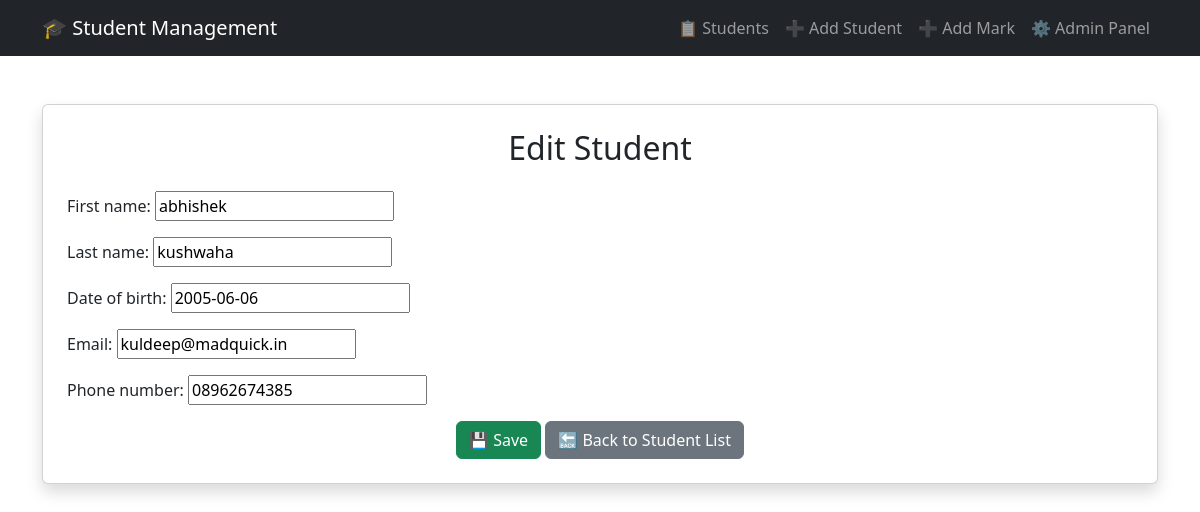
The app's page /student/2/edit/ with its own data.
### records/models.py (models this page shows, shortened)
class Student(models.Model):
 first_name = models.CharField(max_length=100)
 last_name = models.CharField(max_length=100)
 date_of_birth = models.DateField()
 email = models.EmailField(unique=True)
 phone_number = models.CharField(max_length=15, blank=True, null=True)
 class Meta:
  verbose_name_plural = 'Students'

### records/views.py (the view, shortened to what this page needs)
# urls.py: path('student/<int:pk>/edit/', views.StudentUpdateView.as_view(), name='student_edit'),
class StudentUpdateView(UpdateView):
 model = Student
 form_class = StudentForm
 template_name = 'records/student_form.html'
 success_url = reverse_lazy('student_list')

### records/forms.py
class StudentForm(forms.ModelForm):
 class Meta:
  model = Student
  fields = ['first_name', 'last_name', 'date_of_birth', 'email','phone_number']

### templates/records/student_form.html (shortened to what this page needs)
<!DOCTYPE html>
<html lang="en">
<head>
    <link rel="stylesheet" href="https://cdn.jsdelivr.net/npm/bootstrap@5.3.0/dist/css/bootstrap.min.css">
</head>
<body>
    <header>
        <nav class="navbar navbar-expand-lg navbar-dark bg-dark">
            <div class="container">
                <a class="navbar-brand" href="{% url 'student_list' %}">🎓 Student Management</a>
                <div class="collapse navbar-collapse" id="navbarNav">
                    <ul class="navbar-nav ms-auto">
                        <li class="nav-item"><a class="nav-link" href="{% url 'student_list' %}">📋 Students</a></li>
                        <li class="nav-item"><a class="nav-link" href="{% url 'student_create' %}">➕ Add Student</a></li>
                        <li class="nav-item"><a class="nav-link" href="{% url 'mark_create' %}">➕ Add Mark</a></li>
                        <li class="nav-item"><a class="nav-link" href="{% url 'admin:index' %}">⚙ Admin Panel</a></li>
                    </ul>
                </div>
            </div>
        </nav>
    </header>
    <div class="container mt-5">
        <div class="card shadow p-4">
            <h2 class="text-center">{% if form.instance.pk %}Edit{% else %}Create{% endif %} Student</h2>
            <form method="POST" class="mt-3">
                <div class="mb-3">
                    {{ form.as_p }}
                </div>
                <div class="text-center">
                    <button type="submit" class="btn btn-success">💾 Save</button>
                    <a href="{% url 'student_list' %}" class="btn btn-secondary">🔙 Back to Student List</a>
                </div>
            </form>
        </div>
    </div>
</body>
</html>

### records on screen
Student: first_name "abhishek", last_name "kushwaha", date_of_birth "2005-06-06", email "kuldeep@madquick.in", phone_number "08962674385"
